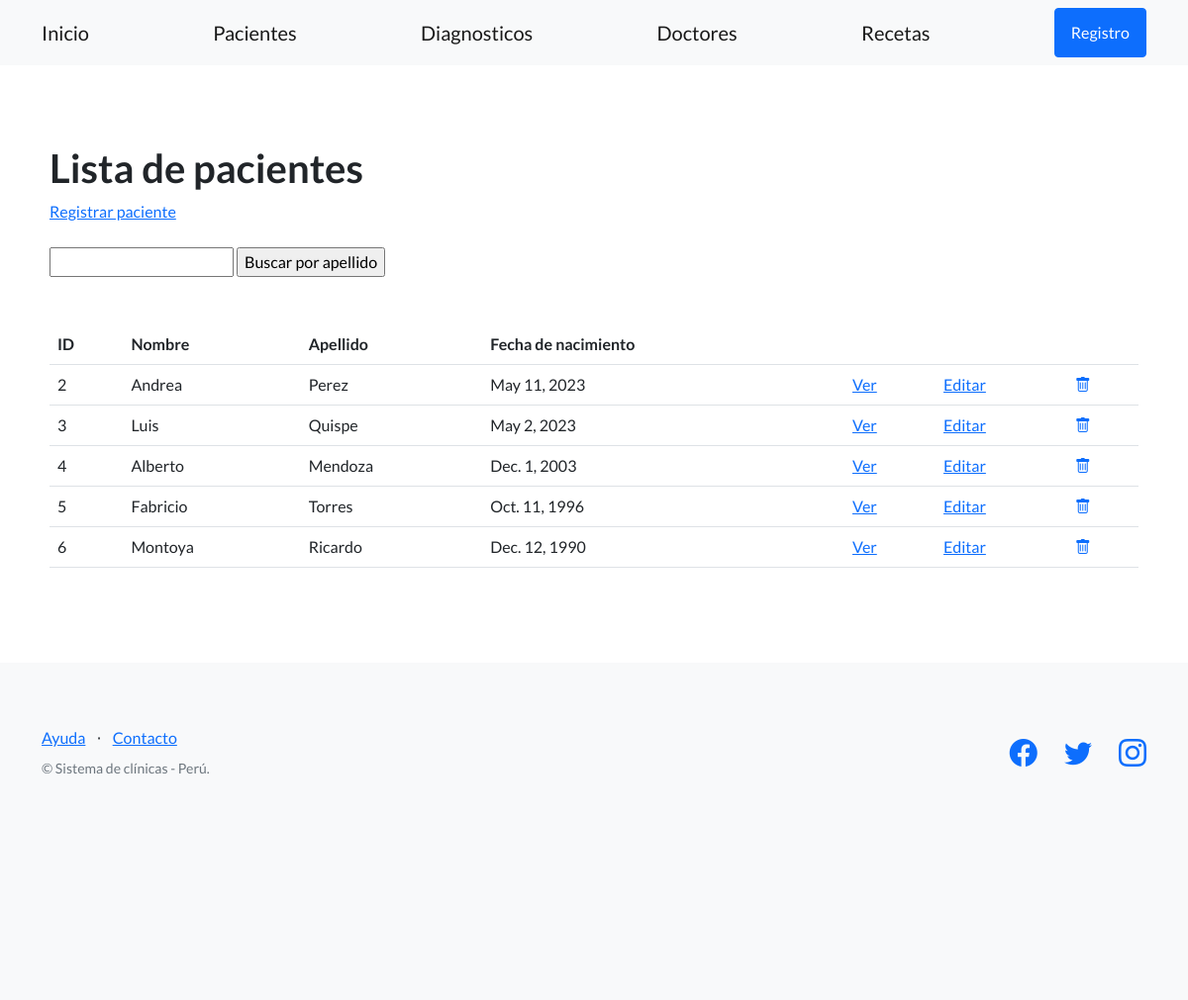
The page /clinica/pacientes/ on the database its author committed.
### control_clinica/models.py (models this page shows, shortened)
class Paciente(models.Model):
    apellido = models.CharField(max_length=256)
    nombre = models.CharField(max_length=256)
    telefono = models.CharField(max_length=20, blank=True)
    dni = models.CharField(max_length=32)
    fecha_nacimiento = models.DateField()

### control_clinica/views.py (the view)
# urls.py: path('pacientes/', PacienteListView.as_view(), name='listar_pacientes'),
class PacienteListView(ListView):
    model = Paciente
    template_name='control_clinica/lista_pacientes.html'

### control_clinica/templates/control_clinica/lista_pacientes.html (shortened to what this page needs)
{% extends "control_clinica/base.html" %}
{% block contenido %}
<section>
    <div>
        <h1>Lista de pacientes</h1>
        <a href="{% url 'registrar_paciente' %}">Registrar paciente</a>
        <br><br>
        <form action="{% url 'buscar_paciente' %}" method="post">
            <input type="text" name="busqueda">
            <input type="submit" value="Buscar por apellido">
        </form>
        <br><br>
        <table class="table">
            <tbody>
                <tr>
                    <th>ID</th>
                    <th>Nombre</th>
                    <th>Apellido</th>
                    <th>Fecha de nacimiento</th>
                    <th></th>
                    <th></th>
                    <th></th>
                </tr>
                {% for paciente in object_list %}
                <tr>
                    <td>{{ paciente.id }} </td>
                    <td>{{ paciente.nombre }} </td>
                    <td>{{ paciente.apellido }} </td>
                    <td>{{ paciente.fecha_nacimiento }} </td>
                    <td>
                        <a href="{% url 'ver_paciente' paciente.id %}">
                            Ver
                        </a>
                    </td>
                    <td>
                        <a href="{% url 'editar_paciente' paciente.id %}">
                            Editar
                        </a>
                    </td>
                    <td>
                        <a href="{% url 'eliminar_paciente' paciente.id %}">
                            <i class="bi bi-trash"></i>
                        </a>
                    </td>
                </tr>
                {% endfor %}
            </tbody>
        </table>
    </div>
</section>
{% endblock contenido %}

### rows shown on the page
Paciente: id "2", nombre "Andrea", apellido "Perez", fecha_nacimiento "May 11, 2023"
Paciente: id "3", nombre "Luis", apellido "Quispe", fecha_nacimiento "May 2, 2023"
Paciente: id "4", nombre "Alberto", apellido "Mendoza", fecha_nacimiento "Dec. 1, 2003"
Paciente: id "5", nombre "Fabricio", apellido "Torres", fecha_nacimiento "Oct. 11, 1996"
Paciente: id "6", nombre "Montoya", apellido "Ricardo", fecha_nacimiento "Dec. 12, 1990"
